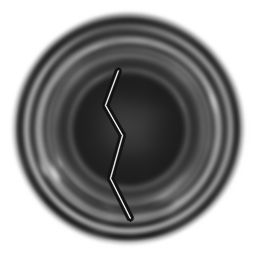
#> input picture backend/app/demo_samples/bottle/test/broken_large/000.png, 256 x 256 px
$ python -i dataset_preprocessor.py   (imports and definitions only)
#> lines starting #> are read from the running program, lines starting #| are printed output that depends on the picture
#> further down, picture is the input picture: shape (256, 256, 3); min 18, max 255, mean 143.3
import os
import cv2
import numpy as np

# Dataset location
from backend.config import (
    DATASET_PATH,
    PROCESSED_DATASET_PATH
)

# [1 line that did not run here, left out]
# [1 line not run here, left out]

def preprocess_image(image):
    """
    Preprocess one image.
    """

    # Convert BGR to RGB
    image = cv2.cvtColor(image, cv2.COLOR_BGR2RGB)

    # Remove small noise
    image = cv2.GaussianBlur(image, (3, 3), 0)

    # Convert to LAB color space
    lab = cv2.cvtColor(image, cv2.COLOR_RGB2LAB)
#> lab: shape (256, 256, 3); mean of channels 0, 1, 2 146.7, 128, 128

    l, a, b = cv2.split(lab)
#> a: shape (256, 256); every value is 128

    # Contrast enhancement
    clahe = cv2.createCLAHE(clipLimit=2.0, tileGridSize=(8,8))
    l = clahe.apply(l)
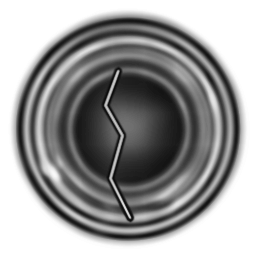
#> l: shape (256, 256); min 9, max 255, mean 155.3

    lab = cv2.merge((l, a, b))
#> lab: shape (256, 256, 3); mean of channels 0, 1, 2 155.3, 128, 128

    image = cv2.cvtColor(lab, cv2.COLOR_LAB2RGB)

    # Sharpen
    kernel = np.array([
        [0,-1,0],
        [-1,5,-1],
        [0,-1,0]
    ])

    image = cv2.filter2D(image, -1, kernel)
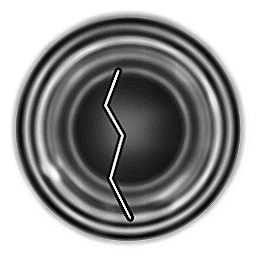
#> image: shape (256, 256, 3); mean R, G, B 152, 152, 152

    return image

# [98 lines left out: functions process_folder, process_category, process_dataset, not called in this run]

# [2 lines not run here, left out]

>>> import cv2
>>> picture = cv2.imread('../app/demo_samples/bottle/test/broken_large/000.png')
>>> result = preprocess_image(picture)
